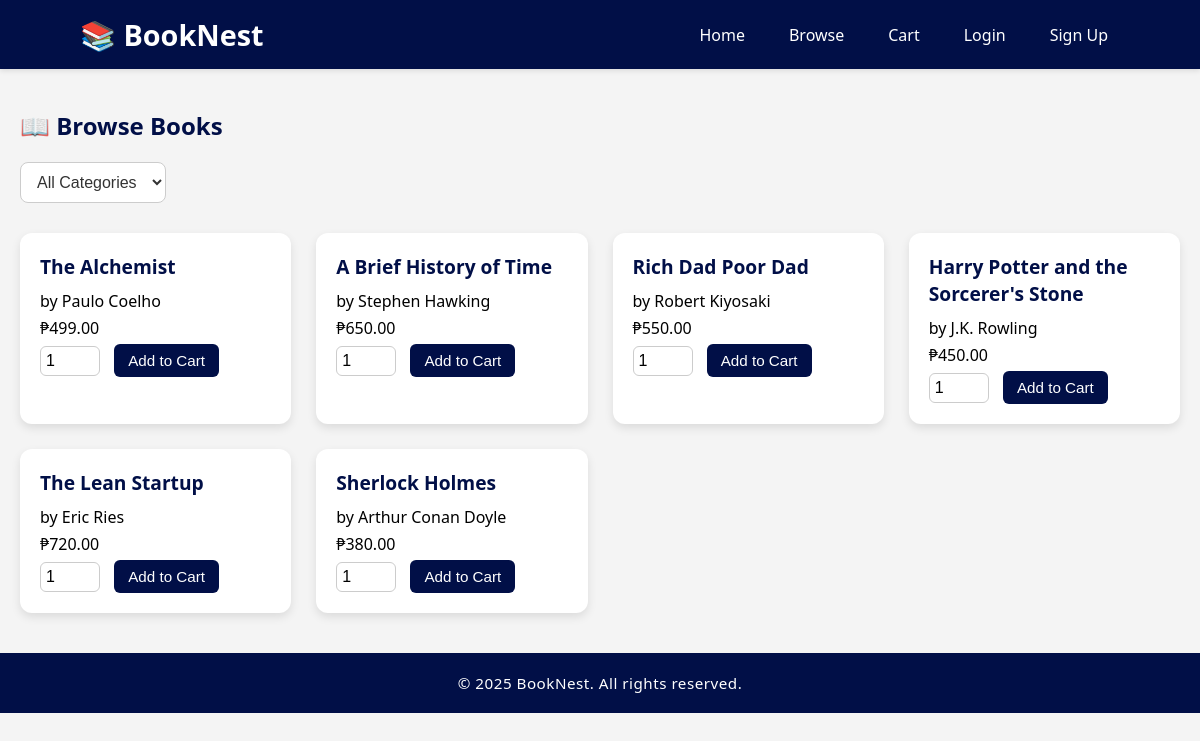
Page /browse.php on the earlier database version.
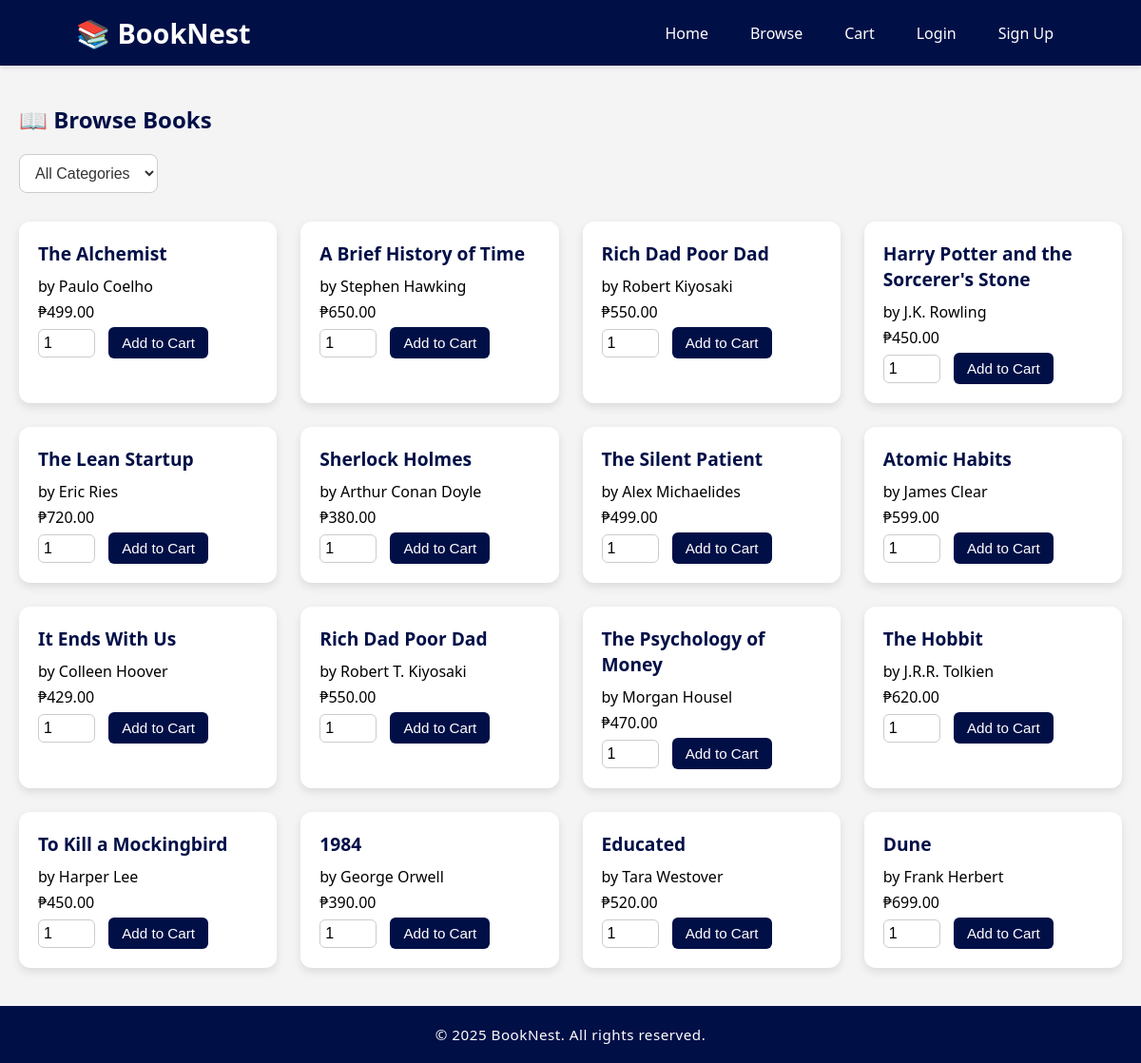
Same page on the later database version.
### tables this page shows
CREATE TABLE `books` (
  `book_id` int(11) NOT NULL,
  `title` varchar(255) NOT NULL,
  `author` varchar(255) DEFAULT NULL,
  `price` decimal(10,2) NOT NULL,
  `stock` int(11) DEFAULT 0,
  `category_id` int(11) DEFAULT NULL,
  `is_featured` tinyint(1) DEFAULT 0,
  `is_digital` tinyint(1) DEFAULT 0
);

### browse.php (the view, shortened to what this page needs)
<?php
require_once 'includes/db.php';
$page_css = '/BookNest/css/browse.css';
include 'includes/header.php';
$category_id = isset($_GET['category']) ? intval($_GET['category']) : 0;
$books_query = $category_id > 0 ?
    $conn->prepare("SELECT * FROM books WHERE category_id = ?") :
    $conn->prepare("SELECT * FROM books");
$books_query->execute();
$books_result = $books_query->get_result();
?>
<div class="container">
    <h2>📖 Browse Books</h2>
    <form method="get" action="">
        <select name="category" onchange="this.form.submit()">
            <option value="0">All Categories</option>
        </select>
    </form>
    <div class="grid">
        <?php while ($book = $books_result->fetch_assoc()): ?>
            <div class="book-card">
                <h4><?php echo $book['title']; ?></h4>
                <p>by <?php echo $book['author']; ?></p>
                <p>₱<?php echo number_format($book['price'], 2); ?></p>
                <form method="post" action="cart.php">
                    <input type="number" name="quantity" value="1" min="1" required>
                    <button type="submit" name="add_to_cart">Add to Cart</button>
                </form>
            </div>
        <?php endwhile; ?>
    </div>
</div>
<?php include 'includes/footer.php'; ?>

### includes/header.php (shortened to what this page needs)
<!DOCTYPE html>
<html lang="en">
<head>
    <link rel="stylesheet" href="/BookNest/css/header.css">
    <link rel="stylesheet" href="/BookNest/css/footer.css">
    <?php if (isset($page_css)): ?>
        <link rel="stylesheet" href="<?php echo $page_css; ?>">
    <?php endif; ?>
</head>
<body>
<?php if (empty($hideLayout)): ?>
<header>
    <div class="container">
        <h1>📚 BookNest</h1>
        <nav>
            <ul>
                <li><a href="/BookNest/index.php">Home</a></li>
                <li><a href="/BookNest/browse.php">Browse</a></li>
                <?php if (!isset($_SESSION['role']) || $_SESSION['role'] === 'customer'): ?>
                    <li><a href="cart.php">Cart</a></li>
                <?php endif; ?>
                <?php if (isset($_SESSION['user_id'])): ?>
                    <li><a href="/BookNest/logout.php">Logout</a></li>
                <?php else: ?>
                    <li><a href="login.php">Login</a></li>
                    <li><a href="register.php">Sign Up</a></li>
                <?php endif; ?>
            </ul>
        </nav>
    </div>
</header>
<main>
<?php endif; ?>

### includes/footer.php
</main>
<?php if (empty($hideLayout)): ?>
<footer>
  <div class="container">
    <p>&copy; 2025 BookNest. All rights reserved.</p>
  </div>
</footer>
<?php endif; ?>
</body>
</html>

### css/header.css (style rules this page uses)
* { margin: 0; padding: 0; box-sizing: border-box; }
header { background-color: #010F47; padding: 15px 0; color: white; box-shadow: 0 2px 5px rgba(0,0,0,0.1); }
header .container { width: 90%; max-width: 1200px; margin: auto; display: flex; justify-content: space-between; align-items: center; flex-wrap: wrap; }
header h1 { font-size: 1.8rem; color: white; }
nav ul { list-style: none; display: flex; gap: 20px; flex-wrap: wrap; }
nav ul li a { color: white; text-decoration: none; font-weight: 500; padding: 8px 12px; border-radius: 6px; transition: background-color 0.3s ease; }

### css/footer.css (style rules this page uses)
footer { background-color: #010F47; color: white; padding: 20px 0; text-align: center; margin-top: 40px; }
footer .container { max-width: 1200px; margin: auto; padding: 0 20px; }
footer p { margin: 0; font-size: 0.95rem; letter-spacing: 0.5px; }

### css/browse.css (style rules this page uses)
body { background-color: #f4f4f4; font-family: 'Segoe UI', Tahoma, Geneva, Verdana, sans-serif; }
.container { max-width: 1200px; margin: 40px auto; padding: 0 20px; }
.container h2 { color: #010F47; margin-bottom: 20px; }
form select { padding: 10px 12px; font-size: 1rem; border-radius: 8px; border: 1px solid #ccc; margin-bottom: 30px; background-color: #fff; color: #333; }
.grid { display: grid; grid-template-columns: repeat(auto-fit, minmax(250px, 1fr)); gap: 25px; }
.book-card { background-color: #fff; border-radius: 12px; padding: 20px; box-shadow: 0 4px 10px rgba(0,0,0,0.1); transition: transform 0.2s ease; }
.book-card h4 { font-size: 1.2rem; color: #010F47; margin-bottom: 10px; }
.book-card p { margin: 5px 0; }
.book-card input[type="number"] { width: 60px; padding: 5px; font-size: 1rem; border: 1px solid #ccc; border-radius: 6px; margin-right: 10px; }
.book-card button { background-color: #010F47; color: white; padding: 8px 14px; border: none; border-radius: 6px; cursor: pointer; font-size: 0.95rem; transition: background-color 0.3s ease; }

Differences in the rows shown:
added books: title "The Silent Patient", author "Alex Michaelides", price "499.00"
added books: title "Atomic Habits", author "James Clear", price "599.00"
added books: title "It Ends With Us", author "Colleen Hoover", price "429.00"
added books: title "Rich Dad Poor Dad", author "Robert T. Kiyosaki", price "550.00"
added books: title "The Psychology of Money", author "Morgan Housel", price "470.00"
added books: title "The Hobbit", author "J.R.R. Tolkien", price "620.00"
added books: title "To Kill a Mockingbird", author "Harper Lee", price "450.00"
added books: title "1984", author "George Orwell", price "390.00"
added books: title "Educated", author "Tara Westover", price "520.00"
added books: title "Dune", author "Frank Herbert", price "699.00"
